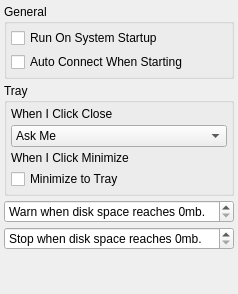
             <widget class="QWidget" name="pageSystem">
              <layout class="QVBoxLayout" name="verticalLayout_9">
               <property name="spacing">
                <number>4</number>
               </property>
               <property name="margin">
                <number>4</number>
               </property>
               <item>
                <widget class="QGroupBox" name="groupBoxGeneral">
                 <property name="title">
                  <string>General</string>
                 </property>
                 <layout class="QVBoxLayout" name="verticalLayout_8">
                  <property name="spacing">
                   <number>4</number>
                  </property>
                  <property name="margin">
                   <number>4</number>
                  </property>
                  <item>
                   <widget class="QCheckBox" name="checkBoxStartWithSystem">
                    <property name="text">
                     <string>Run On System Startup</string>
                    </property>
                   </widget>
                  </item>
                  <item>
                   <widget class="QCheckBox" name="checkBoxConnectOnStart">
                    <property name="text">
                     <string>Auto Connect When Starting</string>
                    </property>
                   </widget>
                  </item>
                 </layout>
                </widget>
               </item>
               <item>
                <widget class="QGroupBox" name="groupBoxTray">
                 <property name="title">
                  <string>Tray</string>
                 </property>
                 <layout class="QVBoxLayout" name="verticalLayout_10">
                  <property name="spacing">
                   <number>4</number>
                  </property>
                  <property name="margin">
                   <number>4</number>
                  </property>
                  <item>
                   <widget class="QLabel" name="labelOnClose">
                    <property name="text">
                     <string>When I Click Close</string>
                    </property>
                   </widget>
                  </item>
                  <item>
                   <widget class="QComboBox" name="comboBoxOnCose">
                    <item>
                     <property name="text">
                      <string>Ask Me</string>
                     </property>
                     <property name="icon">
                      <iconset resource="../Resource.qrc">
                       <normaloff>:/Resource/Generic/Help.png</normaloff>:/Resource/Generic/Help.png</iconset>
                     </property>
                    </item>
                    <item>
                     <property name="text">
                      <string>Close Immediately</string>
                     </property>
                     <property name="icon">
                      <iconset resource="../Resource.qrc">
                       <normaloff>:/Resource/Generic/Exit.png</normaloff>:/Resource/Generic/Exit.png</iconset>
                     </property>
                    </item>
                    <item>
                     <property name="text">
                      <string>Minimize to Tray</string>
                     </property>
                     <property name="icon">
                      <iconset resource="../Resource.qrc">
                       <normaloff>:/Resource/Quazaa.png</normaloff>:/Resource/Quazaa.png</iconset>
                     </property>
                    </item>
                    <item>
                     <property name="text">
                      <string>Close After Transfers</string>
                     </property>
                     <property name="icon">
                      <iconset resource="../Resource.qrc">
                       <normaloff>:/Resource/Generic/ExitAfterTransfers.png</normaloff>:/Resource/Generic/ExitAfterTransfers.png</iconset>
                     </property>
                    </item>
                   </widget>
                  </item>
                  <item>
                   <widget class="QLabel" name="labelOnMinimize">
                    <property name="text">
                     <string>When I Click Minimize</string>
                    </property>
                   </widget>
                  </item>
                  <item>
                   <widget class="QCheckBox" name="checkBoxOnMinimize">
                    <property name="text">
                     <string>Minimize to Tray</string>
                    </property>
                   </widget>
                  </item>
                 </layout>
                </widget>
               </item>
               <item>
                <widget class="QSpinBox" name="spinBoxDiskWarn">
                 <property name="suffix">
                  <string>mb.</string>
                 </property>
                 <property name="prefix">
                  <string>Warn when disk space reaches </string>
                 </property>
                </widget>
               </item>
               <item>
                <widget class="QSpinBox" name="spinBoxDiskStop">
                 <property name="suffix">
                  <string>mb.</string>
                 </property>
                 <property name="prefix">
                  <string>Stop when disk space reaches </string>
                 </property>
                </widget>
               </item>
               <item>
                <spacer name="verticalSpacer">
                 <property name="orientation">
                  <enum>Qt::Vertical</enum>
                 </property>
                 <property name="sizeHint" stdset="0">
                  <size>
                   <width>20</width>
                   <height>40</height>
                  </size>
                 </property>
                </spacer>
               </item>
              </layout>
             </widget>
